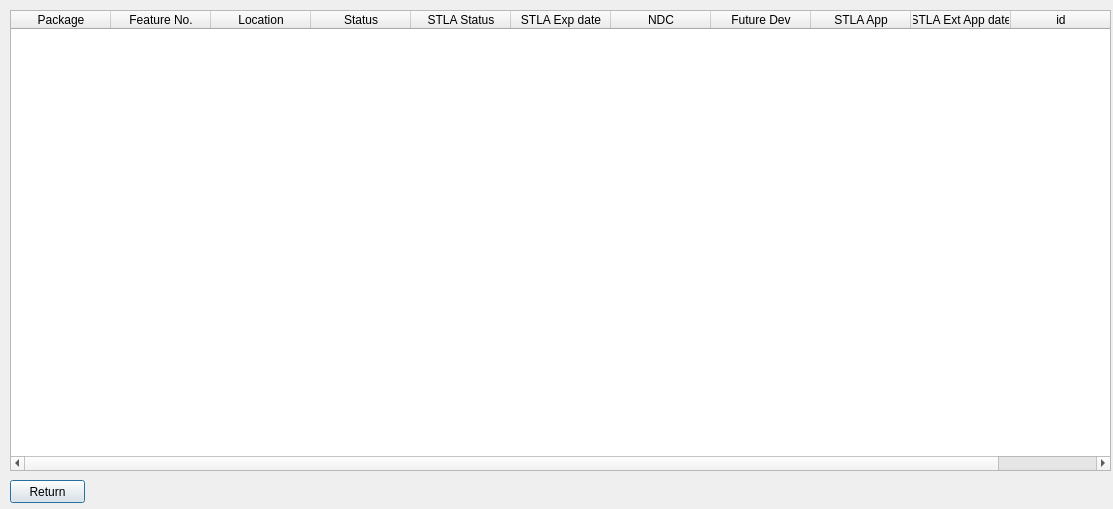
<?xml version="1.0" encoding="UTF-8"?>
<ui version="4.0">
 <class>Dialog</class>
 <widget class="QDialog" name="Dialog">
  <property name="geometry">
   <rect>
    <x>0</x>
    <y>0</y>
    <width>1113</width>
    <height>509</height>
   </rect>
  </property>
  <property name="windowTitle">
   <string>Dialog</string>
  </property>
  <widget class="QPushButton" name="T4_Add_Slope_return_but">
   <property name="geometry">
    <rect>
     <x>10</x>
     <y>480</y>
     <width>75</width>
     <height>23</height>
    </rect>
   </property>
   <property name="text">
    <string>Return</string>
   </property>
  </widget>
  <widget class="QTableWidget" name="T4_Add_Slope_table">
   <property name="geometry">
    <rect>
     <x>10</x>
     <y>10</y>
     <width>1101</width>
     <height>461</height>
    </rect>
   </property>
   <column>
    <property name="text">
     <string>Package</string>
    </property>
   </column>
   <column>
    <property name="text">
     <string>Feature No.</string>
    </property>
   </column>
   <column>
    <property name="text">
     <string>Location</string>
    </property>
   </column>
   <column>
    <property name="text">
     <string>Status</string>
    </property>
   </column>
   <column>
    <property name="text">
     <string>STLA Status</string>
    </property>
   </column>
   <column>
    <property name="text">
     <string>STLA Exp date</string>
    </property>
   </column>
   <column>
    <property name="text">
     <string>NDC</string>
    </property>
   </column>
   <column>
    <property name="text">
     <string>Future Dev</string>
    </property>
   </column>
   <column>
    <property name="text">
     <string>STLA App</string>
    </property>
   </column>
   <column>
    <property name="text">
     <string>STLA Ext App date</string>
    </property>
   </column>
   <column>
    <property name="text">
     <string>id</string>
    </property>
   </column>
  </widget>
 </widget>
 <resources/>
 <connections/>
</ui>
